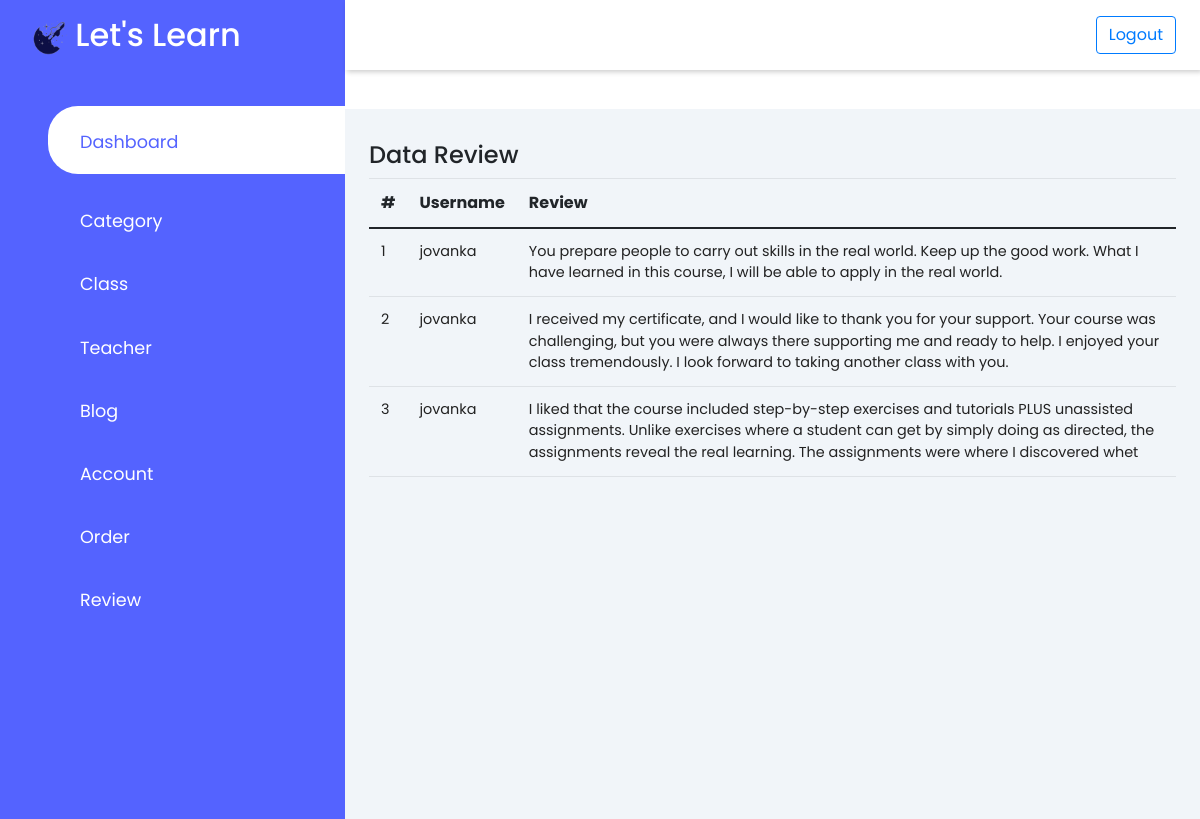
Page /back/index.php?page=review on the committed database.
### tables this page shows
CREATE TABLE `review` (
  `id_review` varchar(11) NOT NULL,
  `id_user` int(11) NOT NULL,
  `review` varchar(255) NOT NULL
);

CREATE TABLE `user` (
  `id_user` int(11) NOT NULL,
  `email` varchar(100) NOT NULL,
  `nama_user` varchar(50) NOT NULL,
  `username` varchar(50) NOT NULL,
  `password` varchar(50) NOT NULL,
  `phone_number` varchar(20) NOT NULL,
  `level` enum('user','admin') NOT NULL
);

### back/review/index.php (the view)
<div class="row">
    <div class="col-md-12">
        <div class="d-flex justify-content-between">
            <h4>Data Review</h4>
        </div>
        <div class="table-responsive">
            <table class="table">
                <thead>
                    <tr>
                        <th>#</th>
                        <th>Username</th>
                        <th>Review</th>
                    </tr>
                </thead>
                <tbody>
                    <?php
                    $query = mysqli_query($koneksi, "SELECT * FROM review JOIN user on review.id_user = user.id_user");
                    $no = 1;
                    foreach($query as $data){
                    ?>
                    <tr>
                        <td><?= $no++ ?></td>
                        <td><?= $data['username'] ?></td>
                        <td><?= $data['review'] ?></td>
                    </tr>
                    <?php
                    }
                    ?>
                </tbody>
            </table>
        </div>
    </div>
</div>

### aset/css/style.css (style rules this page uses)
:root { --main-color:#5463ff; --color-dark:#2537ff; --text-grey: #8390A2; }
* { padding: 0; margin: 0; box-sizing: border-box; list-style-type: none; text-decoration: none; font-family: 'Poppins', sans-serif; }
table { border-collapse: collapse; }
thead tr { border-top: 1px solid #f0f0f0; border-bottom: 2px solid #f0f0f0; }
td { padding: .5rem 1rem; font-size: .9rem; color: #222; }
.table-responsive { width: 100%; overflow-x: auto; }

### rows in the picture
review: id_user.username "jovanka", review "You prepare people to carry out skills in the real world. Keep up the good work. What I have learned in this course, I will be able to apply in the real world."
review: id_user.username "jovanka", review "I received my certificate, and I would like to thank you for your support. Your course was challenging, but you were always there supporting me and ready to help. I enjoyed your class tremendously. I look forward to taking another class with you."
review: id_user.username "jovanka", review "I liked that the course included step-by-step exercises and tutorials PLUS unassisted assignments. Unlike exercises where a student can get by simply doing as directed, the assignments reveal the real learning. The assignments were where I discovered whet"
